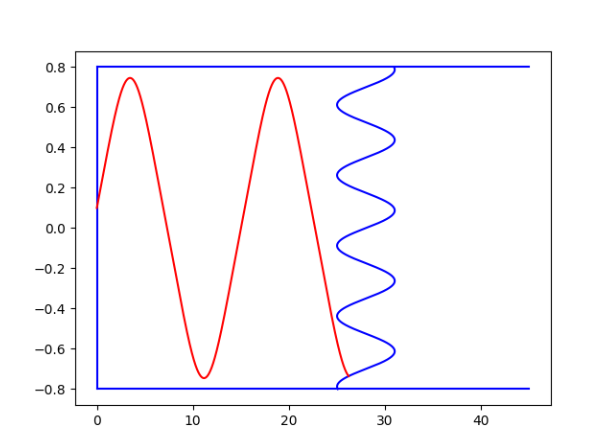

Here is the Python script that generated this plot:
import numpy as np
import matplotlib.pyplot as plt

R = 0.8
n2 = 1
w = 3.5 * 10 ** 14
y0 = 0.1
a = np.radians(20)
delta = 1 / 1000


def f1(y):
    return 1.4 - 0.14 * y ** 4


def Zf(y):
    return 28 + 3 * np.sin(17.951958020513104 * y)


def n1(y, w):
    return f1(y) * (1 - ((0.35 * 10 ** 14) / w) ** 2)


Z = []
Y = []
result = 0
y = y0
z = 0
Z.append(z)
Y.append(y)
next = n1(y0, w)
curr = next
angle = np.sin(np.pi / 2 - np.arcsin((np.sin(a) * n2) / n1(y0, w)))
forw = 1
result = 0
while z <= Zf(y):
    y += delta * np.sqrt(1 - angle ** 2) * forw
    z += delta * angle
    Z.append(z)
    Y.append(y)
    next = n1(y, w)
    if abs(y) >= R:
        nB = n2
    if (curr * angle) / next > 1:
        forw *= -1
    else:
        angle = (curr * angle) / next
    curr = next
    result += delta

print(result)

plt.plot([0, 45], [R, R], "blue")
plt.plot([0, 45], [-R, -R], "blue")
plt.plot([0, 0], [-R, R], "blue")
Y_arr = np.arange(-R, R, delta)
plt.plot(Zf(Y_arr), Y_arr, "blue")
plt.plot(Z, Y, color='red')
plt.show()
